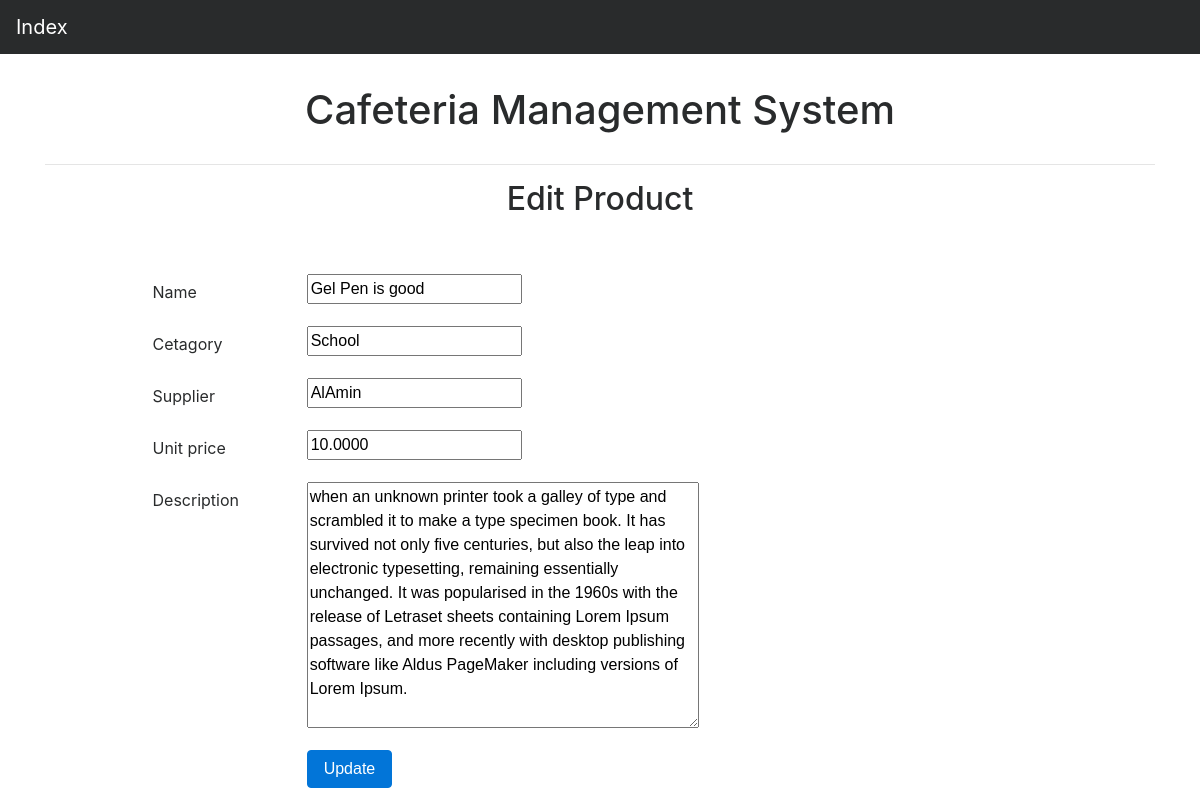
Screenshot of /edit/1 with the database file from the repository.
### inventory/models.py (models this page shows, shortened)
class Product(models.Model):
    name = models.CharField(max_length=200, blank=True, null=True)
    cetagory = models.CharField(max_length=200, blank=True, null=True)
    supplier = models.CharField(max_length=200, blank=True, null=True)
    unit_price = models.DecimalField(max_digits=20, decimal_places=4, default=Decimal('0.0000'))
    description = models.TextField(blank=True, null=True)

### inventory/views.py (the view)
# urls.py: url(r'^edit/(?P<pk>\d+)$', edit, name="edit"),
def edit(request, pk):
    product = get_object_or_404(Product, pk=pk)
    if request.method == "POST":
        form = ProductForm(request.POST, instance=product)
        if form.is_valid():
            form.save()
            return redirect('index')
    else:
        form = ProductForm(instance=product)
    return render(request, 'inventory/edit.html', {'form': form})

### inventory/forms.py
class ProductForm(forms.ModelForm):
    class Meta:
        model = Product
        fields = ('name', 'cetagory', 'supplier', 'unit_price', 'description')

### inventory/templates/inventory/edit.html (shortened to what this page needs)
{% extends 'inventory/base.html' %} {% block content %}
<h2 class="product_heder">Edit Product </h1>
<div class="container col-md-10">
    <form  method="POST">
      {% for field in form %}
        <div class="form-group row">
            <label for="id_{{ field.name }}" class="col-2 col-form-label">{{ field.label }}</label>
            <div class="col-10">
                {{ field }}
            </div>
        </div>
        {% endfor %}
        <div class="form-group row">
            <div class="offset-sm-2 col-sm-6">
                <button type="submit" class="btn btn-primary">Update</button>
            </div>
        </div>
    </form>
</div>
{% endblock %}

### inventory/static/inventory/css/style.css (style rules this page uses)
body { padding-top: 5rem; }
.product_heder { text-align: center; padding-bottom: 50px; }

### rows the page displays
Product: form "Gel Pen is good" "School" "AlAmin" "10.0000" "when an unknown printer took a galley of type and scrambled it to make a type specimen book. It has survived not only five centuries, but also the leap into electronic typesetting, remaining essentially unchanged. It was popularised in the 1960s with the release of Letraset sheets containing Lorem Ipsum passages, and more recently with desktop publishing software like Aldus PageMaker including versions of Lorem Ipsum."

### other values shown
{{ field.label }} "Name" "Cetagory" "Supplier" "Unit price" "Description"
